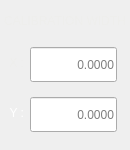
                     <widget class="QWidget" name="widget_18" native="true">
                      <property name="sizePolicy">
                       <sizepolicy hsizetype="Preferred" vsizetype="Fixed">
                        <horstretch>0</horstretch>
                        <verstretch>0</verstretch>
                       </sizepolicy>
                      </property>
                      <property name="minimumSize">
                       <size>
                        <width>130</width>
                        <height>150</height>
                       </size>
                      </property>
                      <property name="maximumSize">
                       <size>
                        <width>130</width>
                        <height>150</height>
                       </size>
                      </property>
                      <layout class="QFormLayout" name="formLayout">
                       <property name="labelAlignment">
                        <set>Qt::AlignmentFlag::AlignCenter</set>
                       </property>
                       <property name="formAlignment">
                        <set>Qt::AlignmentFlag::AlignCenter</set>
                       </property>
                       <property name="verticalSpacing">
                        <number>15</number>
                       </property>
                       <property name="leftMargin">
                        <number>1</number>
                       </property>
                       <property name="topMargin">
                        <number>0</number>
                       </property>
                       <property name="rightMargin">
                        <number>1</number>
                       </property>
                       <property name="bottomMargin">
                        <number>9</number>
                       </property>
                       <item row="0" column="0" colspan="2">
                        <widget class="QLabel" name="hint_label_3">
                         <property name="sizePolicy">
                          <sizepolicy hsizetype="Fixed" vsizetype="Fixed">
                           <horstretch>0</horstretch>
                           <verstretch>0</verstretch>
                          </sizepolicy>
                         </property>
                         <property name="minimumSize">
                          <size>
                           <width>120</width>
                           <height>23</height>
                          </size>
                         </property>
                         <property name="maximumSize">
                          <size>
                           <width>130</width>
                           <height>0</height>
                          </size>
                         </property>
                         <property name="styleSheet">
                          <string notr="true">QLabel{
    color: rgb(238, 238, 236);
	font: 15pt &quot;Probe Basic Bebas Mono&quot;;
}</string>
                         </property>
                         <property name="text">
                          <string>CALIBRATION WIDTH</string>
                         </property>
                         <property name="alignment">
                          <set>Qt::AlignmentFlag::AlignCenter</set>
                         </property>
                        </widget>
                       </item>
                       <item row="1" column="0">
                        <widget class="QLabel" name="label_103">
                         <property name="sizePolicy">
                          <sizepolicy hsizetype="Fixed" vsizetype="Fixed">
                           <horstretch>0</horstretch>
                           <verstretch>0</verstretch>
                          </sizepolicy>
                         </property>
                         <property name="minimumSize">
                          <size>
                           <width>23</width>
                           <height>31</height>
                          </size>
                         </property>
                         <property name="maximumSize">
                          <size>
                           <width>23</width>
                           <height>31</height>
                          </size>
                         </property>
                         <property name="styleSheet">
                          <string notr="true">QLabel{
font: 14pt &quot;Probe Basic Bebas Mono&quot;;
color: rgb(238, 238, 236);
}</string>
                         </property>
                         <property name="lineWidth">
                          <number>0</number>
                         </property>
                         <property name="text">
                          <string>X :</string>
                         </property>
                         <property name="alignment">
                          <set>Qt::AlignmentFlag::AlignRight|Qt::AlignmentFlag::AlignTrailing|Qt::AlignmentFlag::AlignVCenter</set>
                         </property>
                         <property name="indent">
                          <number>0</number>
                         </property>
                        </widget>
                       </item>
                       <item row="3" column="0">
                        <widget class="QLabel" name="label_107">
                         <property name="sizePolicy">
                          <sizepolicy hsizetype="Fixed" vsizetype="Fixed">
                           <horstretch>0</horstretch>
                           <verstretch>0</verstretch>
                          </sizepolicy>
                         </property>
                         <property name="minimumSize">
                          <size>
                           <width>23</width>
                           <height>31</height>
                          </size>
                         </property>
                         <property name="maximumSize">
                          <size>
                           <width>23</width>
                           <height>31</height>
                          </size>
                         </property>
                         <property name="styleSheet">
                          <string notr="true">QLabel{
font: 14pt &quot;Probe Basic Bebas Mono&quot;;
color: white;
}</string>
                         </property>
                         <property name="lineWidth">
                          <number>0</number>
                         </property>
                         <property name="text">
                          <string>Y :</string>
                         </property>
                         <property name="alignment">
                          <set>Qt::AlignmentFlag::AlignRight|Qt::AlignmentFlag::AlignTrailing|Qt::AlignmentFlag::AlignVCenter</set>
                         </property>
                         <property name="indent">
                          <number>0</number>
                         </property>
                        </widget>
                       </item>
                       <item row="1" column="1">
                        <widget class="VCPVarLineEdit" name="x_cal_width_3034">
                         <property name="sizePolicy">
                          <sizepolicy hsizetype="Fixed" vsizetype="Fixed">
                           <horstretch>0</horstretch>
                           <verstretch>0</verstretch>
                          </sizepolicy>
                         </property>
                         <property name="minimumSize">
                          <size>
                           <width>87</width>
                           <height>35</height>
                          </size>
                         </property>
                         <property name="maximumSize">
                          <size>
                           <width>87</width>
                           <height>35</height>
                          </size>
                         </property>
                         <property name="focusPolicy">
                          <enum>Qt::FocusPolicy::ClickFocus</enum>
                         </property>
                         <property name="alignment">
                          <set>Qt::AlignmentFlag::AlignRight|Qt::AlignmentFlag::AlignTrailing|Qt::AlignmentFlag::AlignVCenter</set>
                         </property>
                         <property name="placeholderText">
                          <string>0.0000</string>
                         </property>
                         <property name="highPrecisionStorage" stdset="0">
                          <bool>true</bool>
                         </property>
                         <property name="displayDecimals" stdset="0">
                          <number>6</number>
                         </property>
                         <property name="rules" stdset="0">
                          <string>[{&quot;name&quot;: &quot;enable&quot;, &quot;property&quot;: &quot;Enable&quot;, &quot;expression&quot;: &quot;True if ch[0] else False&quot;, &quot;channels&quot;: [{&quot;url&quot;: &quot;status:all_axes_homed&quot;, &quot;trigger&quot;: true}]}]</string>
                         </property>
                         <property name="varParameterNumber" stdset="0">
                          <number>3034</number>
                         </property>
                         <property name="styleSet" stdset="0">
                          <string>dataField16</string>
                         </property>
                        </widget>
                       </item>
                       <item row="3" column="1">
                        <widget class="VCPVarLineEdit" name="y_cal_width_3035">
                         <property name="sizePolicy">
                          <sizepolicy hsizetype="Fixed" vsizetype="Fixed">
                           <horstretch>0</horstretch>
                           <verstretch>0</verstretch>
                          </sizepolicy>
                         </property>
                         <property name="minimumSize">
                          <size>
                           <width>87</width>
                           <height>35</height>
                          </size>
                         </property>
                         <property name="maximumSize">
                          <size>
                           <width>87</width>
                           <height>35</height>
                          </size>
                         </property>
                         <property name="focusPolicy">
                          <enum>Qt::FocusPolicy::ClickFocus</enum>
                         </property>
                         <property name="alignment">
                          <set>Qt::AlignmentFlag::AlignRight|Qt::AlignmentFlag::AlignTrailing|Qt::AlignmentFlag::AlignVCenter</set>
                         </property>
                         <property name="placeholderText">
                          <string>0.0000</string>
                         </property>
                         <property name="highPrecisionStorage" stdset="0">
                          <bool>true</bool>
                         </property>
                         <property name="displayDecimals" stdset="0">
                          <number>6</number>
                         </property>
                         <property name="rules" stdset="0">
                          <string>[{&quot;name&quot;: &quot;enable&quot;, &quot;property&quot;: &quot;Enable&quot;, &quot;expression&quot;: &quot;True if ch[0] else False&quot;, &quot;channels&quot;: [{&quot;url&quot;: &quot;status:all_axes_homed&quot;, &quot;trigger&quot;: true}]}]</string>
                         </property>
                         <property name="varParameterNumber" stdset="0">
                          <number>3035</number>
                         </property>
                         <property name="styleSet" stdset="0">
                          <string>dataField16</string>
                         </property>
                        </widget>
                       </item>
                      </layout>
                     </widget>
